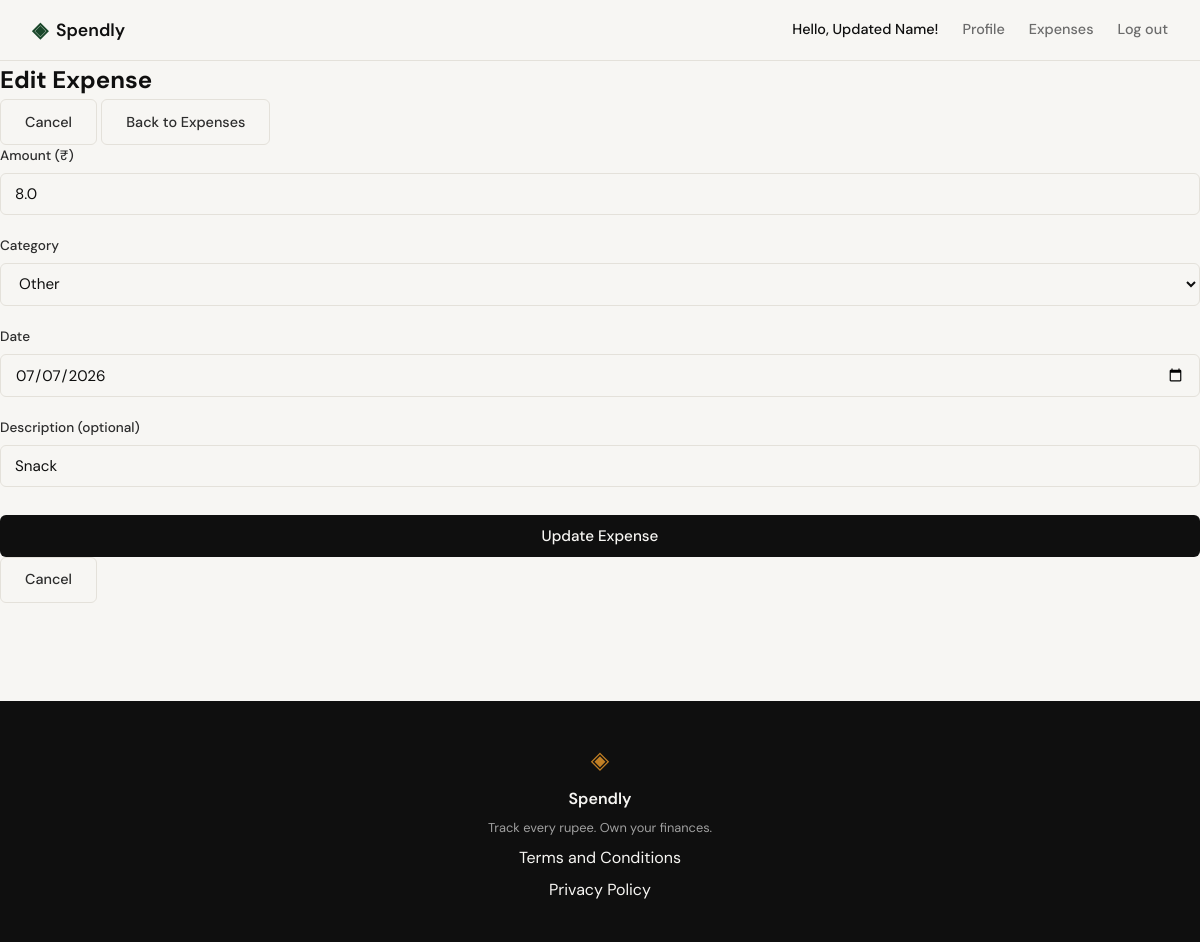
The app's page /expenses/2/edit (signed in) with its own data.
### tables this page shows
CREATE TABLE expenses (
            id INTEGER PRIMARY KEY AUTOINCREMENT,
            user_id INTEGER NOT NULL,
            amount REAL NOT NULL,
            category TEXT NOT NULL,
            date TEXT NOT NULL,
            description TEXT,
            created_at TEXT DEFAULT CURRENT_TIMESTAMP,
            FOREIGN KEY (user_id) REFERENCES users (id) ON DELETE CASCADE
        );

### app.py (the view, shortened to what this page needs)
@app.route("/expenses/<int:id>/edit", methods=["GET", "POST"])
@login_required
def edit_expense(id):
    expense = get_expense_by_id_and_user(id, session['user_id'])
    if expense is None:
        flash("Expense not found.", "error")
        return redirect(url_for('expenses_index'))
    if request.method == "GET":
        return render_template("expenses/edit.html", expense=expense)

### app.py (called while the page is built)
def is_authenticated():
    return 'user_id' in session

def login_required(f):
    from functools import wraps
    @wraps(f)
    def decorated_function(*args, **kwargs):
        if not is_authenticated():
            flash('Please log in to access this page.', 'warning')
            return redirect(url_for('login'))
        return f(*args, **kwargs)
    return decorated_function

### database/db.py (called while the page is built)
def get_db():
    db = getattr(g, '_database', None)
    if db is None:
        database_path = current_app.config.get('DATABASE', DATABASE)
        db = g._database = sqlite3.connect(database_path)
        db.row_factory = sqlite3.Row
        db.execute("PRAGMA foreign_keys = ON")
    return db

def get_expense_by_id_and_user(expense_id, user_id):
    db = get_db()
    cursor = db.cursor()
    cursor.execute('''
        SELECT id, amount, category, date, description, created_at
        FROM expenses
        WHERE id = ? AND user_id = ?
    ''', (expense_id, user_id))
    return cursor.fetchone()

### templates/expenses/edit.html (shortened to what this page needs)
{% extends "base.html" %}
{% block content %}
<section class="expense-form-section">
    <div class="expense-form-header">
        <h1 class="expense-form-title">Edit Expense</h1>
        <div class="expense-form-actions">
            <a href="{{ url_for('expense_detail', id=expense.id) }}" class="btn-ghost">Cancel</a>
            <a href="{{ url_for('expenses_index') }}" class="btn-ghost">Back to Expenses</a>
        </div>
    </div>
    <form method="POST" action="{{ url_for('edit_expense', id=expense.id) }}" class="expense-form">
        <div class="form-group">
            <label for="amount">Amount (₹)</label>
            <input type="number"
                   id="amount"
                   name="amount"
                   step="0.01"
                   min="0.01"
                   value="{{ expense.amount }}"
                   class="form-input"
                   required>
        </div>
        <div class="form-group">
            <label for="category">Category</label>
            <select id="category" name="category" class="form-input" required>
                <option value="Other" {% if expense.category == 'Other' %}selected{% endif %}>Other</option>
            </select>
        </div>
        <div class="form-group">
            <label for="date">Date</label>
            <input type="date"
                   id="date"
                   name="date"
                   value="{{ expense.date }}"
                   class="form-input"
                   required>
        </div>
        <div class="form-group">
            <label for="description">Description (optional)</label>
            <input type="text"
                   id="description"
                   name="description"
                   value="{{ expense.description or '' }}"
                   class="form-input"
                   placeholder="Enter a brief description">
        </div>
        <div class="form-group">
            <button type="submit" class="btn-submit">Update Expense</button>
            <a href="{{ url_for('expense_detail', id=expense.id) }}" class="btn-ghost">Cancel</a>
        </div>
    </form>
</section>
{% endblock %}

### static/css/style.css (style rules this page uses)
:root { --ink: #0f0f0f; --ink-soft: #2d2d2d; --ink-muted: #6b6b6b; --ink-faint: #a0a0a0; --paper: #f7f6f3; --paper-warm: #f0ede6; --paper-card: #ffffff; --accent: #1a472a; --accent-light: #e8f0eb; --accent-2: #c17f24; --accent-2-light: #fdf3e3; --danger: #c0392b; --danger-light: #fdecea; --border: #e4e1da; --border-soft: #eeebe4; --font-display: 'DM Serif Display', Georgia, serif; --font-body: 'DM Sans', system-ui, sans-serif; --max-width: 1200px; --auth-width: 440px; --radius-sm: 6px; --radius-md: 12px; --radius-lg: 20px; }
*, *::before, *::after { box-sizing: border-box; margin: 0; padding: 0; }
html { font-size: 16px; scroll-behavior: smooth; }
body { background: var(--paper); color: var(--ink); font-family: var(--font-body); font-size: 1rem; line-height: 1.6; -webkit-font-smoothing: antialiased; }
a { color: inherit; text-decoration: none; }
.btn-ghost { display: inline-block; background: transparent; color: var(--ink-soft); padding: 0.65rem 1.5rem; border-radius: var(--radius-sm); font-size: 0.9rem; font-weight: 500; border: 1px solid var(--border); transition: all 0.2s; text-decoration: none; }
.form-group { margin-bottom: 1.25rem; }
.form-group label { display: block; font-size: 0.85rem; font-weight: 500; color: var(--ink-soft); margin-bottom: 0.4rem; }
.form-input { width: 100%; padding: 0.6rem 0.875rem; border: 1px solid var(--border); border-radius: var(--radius-sm); font-family: var(--font-body); font-size: 0.95rem; color: var(--ink); background: var(--paper); outline: none; transition: border-color 0.2s; }
.form-input::placeholder { color: var(--ink-faint); }
.btn-submit { width: 100%; padding: 0.7rem; background: var(--ink); color: var(--paper); border: none; border-radius: var(--radius-sm); font-family: var(--font-body); font-size: 0.95rem; font-weight: 500; cursor: pointer; transition: background 0.2s; margin-top: 0.5rem; }

### records on screen
expenses: amount "8.0", category "Other", date "07/07/2026", description "Snack"

### other values on screen
{{ session.user_name }} "Updated Name"
